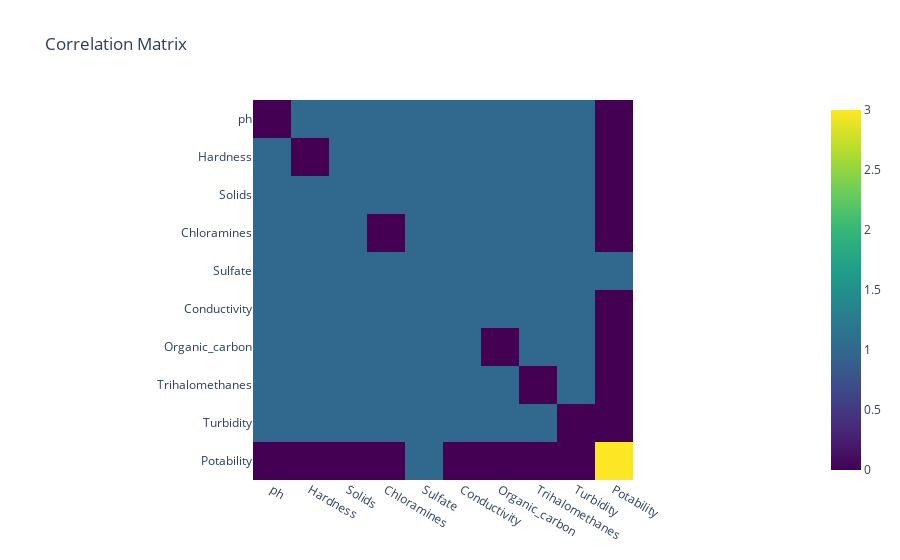

The cell this chart's notebook holds for it:
### Code cell
sns.set()
comperativeColumn_result.fillna(3, inplace = True)
comperativeColumn_result.replace({'There is a relationship': 0, 'There is no relationship': 1}, inplace=True)
fig = px.imshow(comperativeColumn_result, color_continuous_scale='Viridis',
                title="Correlation Matrix")
fig.show()

### Figure 1 — Plotly figure (JSON) as saved in the notebook; plotly's stock layout.template omitted (floating-point values rounded to 4 significant figures)
{"data": [{"coloraxis": "coloraxis", "hovertemplate": "x: %{x}<br>y: %{y}<br>color: %{z}<extra></extra>", "name": "0", "type": "heatmap", "x": ["ph", "Hardness", "Solids", "Chloramines", "Sulfate", "Conductivity", "Organic_carbon", "Trihalomethanes", "Turbidity", "Potability"], "xaxis": "x", "y": ["ph", "Hardness", "Solids", "Chloramines", "Sulfate", "Conductivity", "Organic_carbon", "Trihalomethanes", "Turbidity", "Potability"], "yaxis": "y", "z": [[0, 1, 1, 1, 1, 1, 1, 1, 1, 0], [1, 0, 1, 1, 1, 1, 1, 1, 1, 0], [1, 1, 1, 1, 1, 1, 1, 1, 1, 0], [1, 1, 1, 0, 1, 1, 1, 1, 1, 0], [1, 1, 1, 1, 1, 1, 1, 1, 1, 1], [1, 1, 1, 1, 1, 1, 1, 1, 1, 0], [1, 1, 1, 1, 1, 1, 0, 1, 1, 0], [1, 1, 1, 1, 1, 1, 1, 0, 1, 0], [1, 1, 1, 1, 1, 1, 1, 1, 0, 0], [0, 0, 0, 0, 1, 0, 0, 0, 0, 3]]}], "layout": {"coloraxis": {"colorscale": [[0, "#440154"], [0.1111, "#482878"], [0.2222, "#3e4989"], [0.3333, "#31688e"], [0.4444, "#26828e"], [0.5556, "#1f9e89"], [0.6667, "#35b779"], [0.7778, "#6ece58"], [0.8889, "#b5de2b"], [1, "#fde725"]]}, "title": {"text": "Correlation Matrix"}, "xaxis": {"anchor": "y", "constrain": "domain", "domain": [0, 1], "scaleanchor": "y"}, "yaxis": {"anchor": "x", "autorange": "reversed", "constrain": "domain", "domain": [0, 1]}}}
